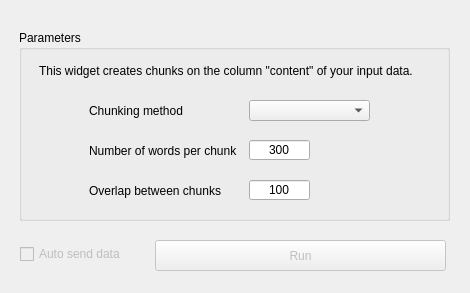
<?xml version="1.0" encoding="UTF-8"?>
<ui version="4.0">
 <class>Form</class>
 <widget class="QWidget" name="Form">
  <property name="geometry">
   <rect>
    <x>0</x>
    <y>0</y>
    <width>470</width>
    <height>293</height>
   </rect>
  </property>
  <property name="windowTitle">
   <string>Form</string>
  </property>
  <widget class="QGroupBox" name="groupBox">
   <property name="geometry">
    <rect>
     <x>19</x>
     <y>30</y>
     <width>431</width>
     <height>191</height>
    </rect>
   </property>
   <property name="title">
    <string>Parameters</string>
   </property>
   <widget class="QLabel" name="label_2">
    <property name="geometry">
     <rect>
      <x>70</x>
      <y>150</y>
      <width>151</width>
      <height>21</height>
     </rect>
    </property>
    <property name="text">
     <string>Overlap between chunks</string>
    </property>
   </widget>
   <widget class="QComboBox" name="comboBox">
    <property name="geometry">
     <rect>
      <x>230</x>
      <y>70</y>
      <width>121</width>
      <height>21</height>
     </rect>
    </property>
   </widget>
   <widget class="QLineEdit" name="chunkSize">
    <property name="geometry">
     <rect>
      <x>230</x>
      <y>110</y>
      <width>61</width>
      <height>20</height>
     </rect>
    </property>
    <property name="text">
     <string>300</string>
    </property>
    <property name="alignment">
     <set>Qt::AlignCenter</set>
    </property>
   </widget>
   <widget class="QLabel" name="Description">
    <property name="geometry">
     <rect>
      <x>20</x>
      <y>10</y>
      <width>401</width>
      <height>61</height>
     </rect>
    </property>
    <property name="text">
     <string>This widget creates chunks on the column &quot;content&quot; of your input data.</string>
    </property>
    <property name="textFormat">
     <enum>Qt::AutoText</enum>
    </property>
    <property name="alignment">
     <set>Qt::AlignLeading|Qt::AlignLeft|Qt::AlignVCenter</set>
    </property>
    <property name="wordWrap">
     <bool>true</bool>
    </property>
   </widget>
   <widget class="QLineEdit" name="QLoverlap">
    <property name="geometry">
     <rect>
      <x>230</x>
      <y>150</y>
      <width>61</width>
      <height>20</height>
     </rect>
    </property>
    <property name="text">
     <string>100</string>
    </property>
    <property name="alignment">
     <set>Qt::AlignCenter</set>
    </property>
   </widget>
   <widget class="QLabel" name="label_4">
    <property name="geometry">
     <rect>
      <x>70</x>
      <y>70</y>
      <width>101</width>
      <height>21</height>
     </rect>
    </property>
    <property name="text">
     <string>Chunking method</string>
    </property>
   </widget>
   <widget class="QLabel" name="label">
    <property name="geometry">
     <rect>
      <x>70</x>
      <y>110</y>
      <width>151</width>
      <height>21</height>
     </rect>
    </property>
    <property name="text">
     <string>Number of words per chunk</string>
    </property>
   </widget>
  </widget>
  <widget class="QPushButton" name="pushButton_send">
   <property name="enabled">
    <bool>false</bool>
   </property>
   <property name="geometry">
    <rect>
     <x>155</x>
     <y>240</y>
     <width>291</width>
     <height>31</height>
    </rect>
   </property>
   <property name="text">
    <string>Run</string>
   </property>
  </widget>
  <widget class="QCheckBox" name="checkBox_send">
   <property name="enabled">
    <bool>false</bool>
   </property>
   <property name="geometry">
    <rect>
     <x>20</x>
     <y>246</y>
     <width>131</width>
     <height>16</height>
    </rect>
   </property>
   <property name="text">
    <string>Auto send data</string>
   </property>
  </widget>
 </widget>
 <resources/>
 <connections/>
</ui>
